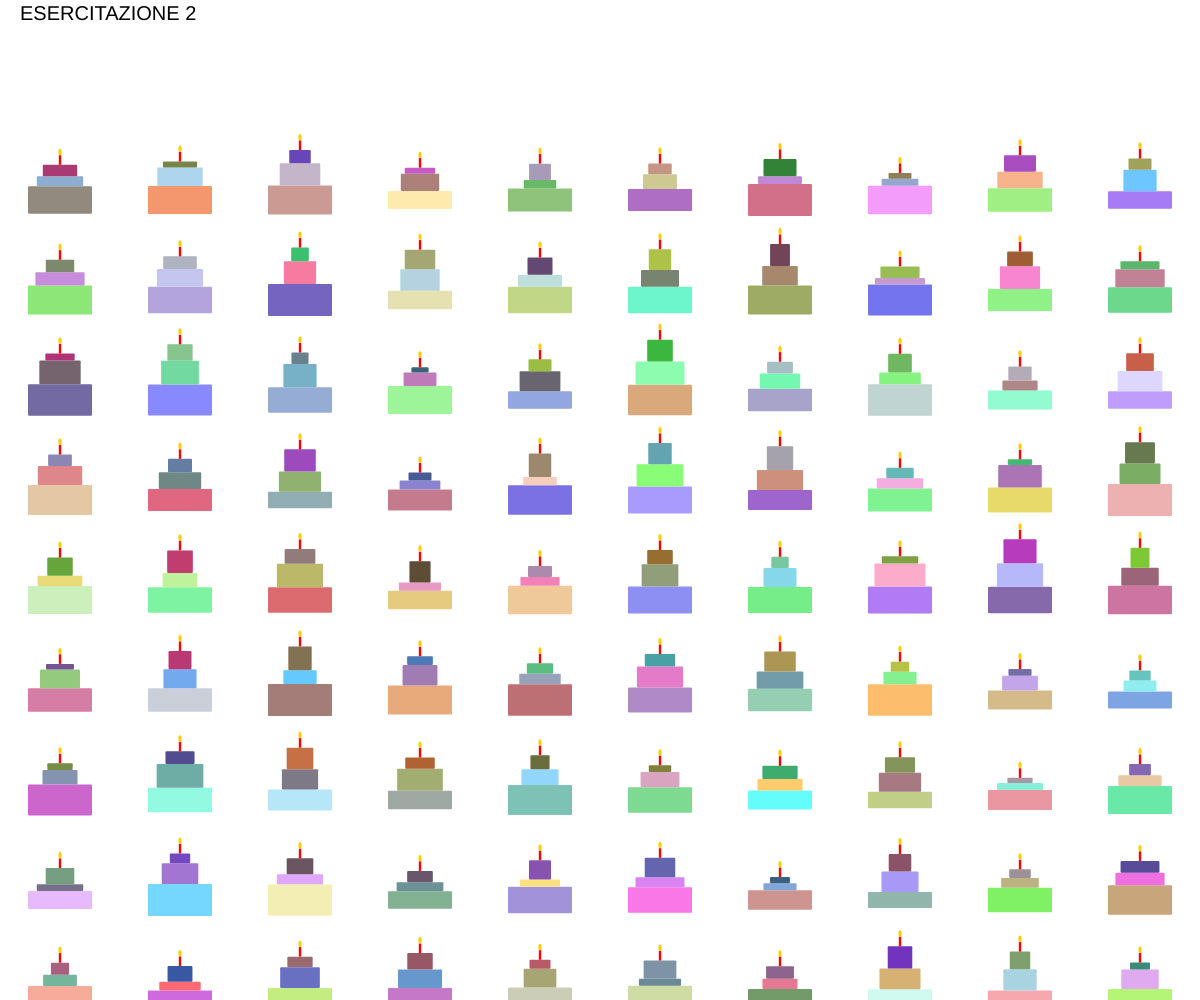
Frame 1 (no input)
Frame 60 (no input): identical to frame 1, image omitted
Frame 120 (the mouse pressed at the canvas centre since frame 60): identical to frame 1, image omitted

The p5.js sketch that drew this single still picture (run headless with seeded random() and noise() and a simulated clock; from frame 60 on, the mouse is pressed at the canvas centre):

// p5.js sketch
// ── sketch.js
function setup(){
  createCanvas (windowWidth, windowHeight); //rende la canvas larga e alta quanto la finestra di visualizzazione
  background(255,255,255); //colore di sfondo
  angleMode(DEGREES); //converto in gradi i radianti come unità di riferimento
  fill(0); //0 = nero
  textSize(20);
  text("ESERCITAZIONE 2",20,20);
 


//creo la griglia
  let numeroTorte = 100 //decido il numero delle torte sullo schermo
  let numeroColonne = ceil(sqrt(numeroTorte)); //il numero delle colonne è dato dalla radice quadrata del numero delle torte arrotondato per eccesso con ceil
  let numeroRighe = ceil(numeroTorte/numeroColonne); //il numero delle righe è dato dal numero delle torte / il numero delle colonne,per capire quante righe creare percontenere tutti i 100 eleemnti
  let larghezzaColonna = windowWidth/numeroColonne; //divido la larghezza totale della finestra per il numero delle colonne (arrotondato per eccesso)
  let altezzaRiga = windowHeight/numeroRighe; //divido l'altezza della finestra per il numero ttoale delle righe 
  //quindi trovo larghezza e altezza di ogni colonna e riga

  
//spiego come devono disporsi le torte 
  let xCorrente = 0;
  let yCorrente = 0;

  for (let i=0; i<numeroTorte; i++){
    disegnoTorta(xCorrente + larghezzaColonna / 2, yCorrente + altezzaRiga/0.5, altezzaRiga * 0.8); 
  //xCorrente +larghezzacolonna/2 é il punto di partenza dal margine sinistro della cella 
  // yCorrente + altezzariga/1.3 è il punto di partenza dal margine superiore
  //QUINDI LA TORTA STA AL CENTRO DELLA CELLA
  //poi dico che la dimensione della torta deve stare nell'altezza della riga *0.7, in modo che non si tocchino tutte l etorte, se mettevo 1, le torte si sarebbero toccate) = così la torta occupa il 70%della casella
    xCorrente = xCorrente + larghezzaColonna; 

    if (xCorrente >= windowWidth) {
      xCorrente = 0;
      yCorrente = yCorrente + altezzaRiga; 
    } //in questo caso dico che quando la torta si trova su una x che è maggiore della finestra, la facci tornare a 0 sulla x e la sposto in basso di una riga 
  }
  //la torta è disegnato prendendo come riferimento xCorrente e yCorrente e scrivendo /2 le metto al centro della cella
  //ogni volta che viene disegnata una torta, se ne aggiunge un'altra (finche il numero rimane minore del numero totale delle torte)
  //ogni volta che viene disegnata una torta, l'altra si aggiunge facendo un passo a destra (quindi la xCorrente viene aumentata di una larghezza di colonna)
  }

//qui il draw rimane vuoto perchè voglio che le torte vengano disegnate solo una volta
  function draw(){
   

  
  }

//disegno la torta
  function disegnoTorta(_x,_y,_size){ //i parametri nella parentesi tonda sono come dei contenitori vuoti, a cui noi poi associamo un valore
  push();
  translate(_x,_y); //sposto l'origine nel punto in cui voglio posizionare la torta
  rectMode(CENTER); //i rettangoli sono generati dal loro centro

  //rendo altezza della base della torta casuale, mentre la larghezza rimane fissa
  let altezzaSotto = random (_size*0.2, _size*0.4); //avendo giù messo il translate, non serve mettere le coordinate, sennò se le metto sarebbe come fare 2 volte translate
  let larghezzaSotto = _size*0.8 //devo lasciare sempre il _size, perchè sta nei parametri, lo moltiplico poi per 0.8 come se _size fosse 1

  //rendo altezza e larghezza della parte sopra della trota casuali
  let altezzaSopra = random (_size*0.08, _size*0.3);
  let larghezzaSopra = larghezzaSotto*random(0.5,0.8);

  //rendo altezza e larghezza della parte altissima della torta casuali
  let altezzaAlta = random (_size*0.06, _size*0.3);
  let larghezzaAlta = larghezzaSopra*random(0.5, 0.8);

  //rendo il colore della parte sotto e il colore della parte sopra
  let coloreSotto = color(random(100, 255), random(100,255), random(100,255));
  let coloreSopra = color(random (100,255), random (100,255), random (100,255));
  let coloreAlto = color(random (50,200), random (50,200), random (50,200));

  fill (coloreSotto); //sarebbbe come scrivere fill (random(100,255), random(100,255), random(100, 255))
  noStroke();
  rect(0,0,larghezzaSotto, altezzaSotto, 1); //lacio a 0 perchè c'è già il translate+ dimensioi + bordi arrotondati

  let ySopra = -(altezzaSotto/2 + altezzaSopra/2); //altezza sotto /2 è la distanza dal centro della base fino alla parte superiore, altezza sopra/2 è la distanza che va dal centro 
  //della parte sopra fino al bordo inferiore = se le sommo trovo la distanza tra il centro della base e il centro della parte sopra
  //aggiungo il - perchè la parte sopra  deve andare verso l'alto e appoggiarsi sul bordo superiore della base, sennò verebbe disegnato dentro la base
  fill(coloreSopra);
  rect(0, ySopra, larghezzaSopra, altezzaSopra, 1);


  let yAlta = ySopra-(altezzaSopra/2+altezzaAlta/2); //sarebe come [-(altezzaSotto/2 + altezzaSopra/2)]-(altezzaSopra/2+altezzaAlta/2) -- perchè y sopra mi porta già al secondo piano
  fill(coloreAlto);
  rect(0,yAlta, larghezzaAlta, altezzaAlta, 1);

//creo la candelina
  let altezzaCandela = _size*0.12;
  let larghezzaCandela= _size*0.03;
  let yCandelina = yAlta-(altezzaAlta/2+altezzaCandela/2);
  fill(255,0,0);
  noStroke();
  rect(0, yCandelina, larghezzaCandela, altezzaCandela, 0);

//creo la fiammella

let larghezzaFiammella = _size*0.04;
let altezzaFiammella = _size*0.08;
let yFiammella = yCandelina -(altezzaCandela/2+altezzaFiammella/2); 
//parto dal centro della candelina, come prima sottraggo meà altezza della candelina (e quindi arrivo sul bordo superiore della candelina)
// sottraggo ancora metà dell'altezza della fiamma, così che l'ellisse(che parte disegnata dal centro), abbia la base che appoggia sul bordo alto della candelina
fill(255,205,0);
noStroke();
ellipse(0, yFiammella, larghezzaFiammella, altezzaFiammella);


  pop();

  
}
